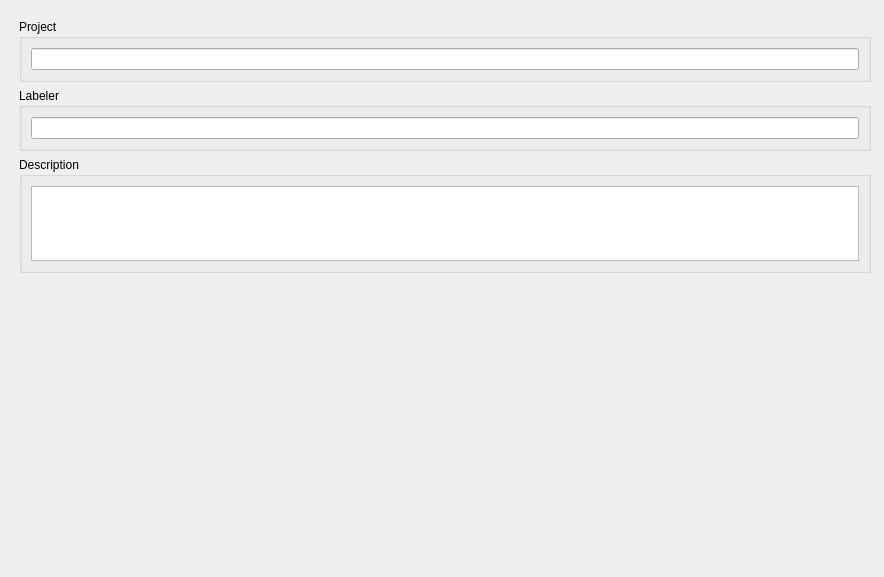
<?xml version="1.0" encoding="UTF-8"?>
<ui version="4.0">
 <class>Form</class>
 <widget class="QWidget" name="Form">
  <property name="geometry">
   <rect>
    <x>0</x>
    <y>0</y>
    <width>884</width>
    <height>577</height>
   </rect>
  </property>
  <property name="windowTitle">
   <string>Form</string>
  </property>
  <widget class="QGroupBox" name="groupBox_2">
   <property name="enabled">
    <bool>true</bool>
   </property>
   <property name="geometry">
    <rect>
     <x>19</x>
     <y>19</y>
     <width>852</width>
     <height>63</height>
    </rect>
   </property>
   <property name="sizePolicy">
    <sizepolicy hsizetype="Expanding" vsizetype="Preferred">
     <horstretch>0</horstretch>
     <verstretch>0</verstretch>
    </sizepolicy>
   </property>
   <property name="title">
    <string>Project</string>
   </property>
   <layout class="QHBoxLayout" name="horizontalLayout_9">
    <item>
     <widget class="QLineEdit" name="projectNameEdit">
      <property name="sizePolicy">
       <sizepolicy hsizetype="Expanding" vsizetype="Preferred">
        <horstretch>0</horstretch>
        <verstretch>0</verstretch>
       </sizepolicy>
      </property>
      <property name="text">
       <string/>
      </property>
     </widget>
    </item>
   </layout>
  </widget>
  <widget class="QGroupBox" name="groupBox">
   <property name="geometry">
    <rect>
     <x>19</x>
     <y>88</y>
     <width>852</width>
     <height>63</height>
    </rect>
   </property>
   <property name="sizePolicy">
    <sizepolicy hsizetype="Preferred" vsizetype="Preferred">
     <horstretch>0</horstretch>
     <verstretch>0</verstretch>
    </sizepolicy>
   </property>
   <property name="minimumSize">
    <size>
     <width>10</width>
     <height>0</height>
    </size>
   </property>
   <property name="maximumSize">
    <size>
     <width>10000</width>
     <height>10000</height>
    </size>
   </property>
   <property name="title">
    <string>Labeler</string>
   </property>
   <layout class="QHBoxLayout" name="horizontalLayout_10">
    <item>
     <widget class="QLineEdit" name="labelerEdit">
      <property name="sizePolicy">
       <sizepolicy hsizetype="Expanding" vsizetype="Preferred">
        <horstretch>0</horstretch>
        <verstretch>0</verstretch>
       </sizepolicy>
      </property>
      <property name="text">
       <string/>
      </property>
     </widget>
    </item>
   </layout>
  </widget>
  <widget class="QGroupBox" name="groupBox_3">
   <property name="geometry">
    <rect>
     <x>19</x>
     <y>157</y>
     <width>852</width>
     <height>116</height>
    </rect>
   </property>
   <property name="sizePolicy">
    <sizepolicy hsizetype="MinimumExpanding" vsizetype="Preferred">
     <horstretch>0</horstretch>
     <verstretch>0</verstretch>
    </sizepolicy>
   </property>
   <property name="title">
    <string>Description</string>
   </property>
   <layout class="QVBoxLayout" name="verticalLayout_4">
    <item>
     <widget class="QTextEdit" name="descriptionEdit">
      <property name="sizePolicy">
       <sizepolicy hsizetype="Expanding" vsizetype="Fixed">
        <horstretch>0</horstretch>
        <verstretch>0</verstretch>
       </sizepolicy>
      </property>
      <property name="maximumSize">
       <size>
        <width>16777215</width>
        <height>80</height>
       </size>
      </property>
      <property name="html">
       <string>&lt;!DOCTYPE HTML PUBLIC &quot;-//W3C//DTD HTML 4.0//EN&quot; &quot;http://www.w3.org/TR/REC-html40/strict.dtd&quot;&gt;
&lt;html&gt;&lt;head&gt;&lt;meta name=&quot;qrichtext&quot; content=&quot;1&quot; /&gt;&lt;style type=&quot;text/css&quot;&gt;
p, li { white-space: pre-wrap; }
&lt;/style&gt;&lt;/head&gt;&lt;body style=&quot; font-family:'Ubuntu'; font-size:11pt; font-weight:400; font-style:normal;&quot;&gt;
&lt;p style=&quot;-qt-paragraph-type:empty; margin-top:0px; margin-bottom:0px; margin-left:0px; margin-right:0px; -qt-block-indent:0; text-indent:0px; font-family:'MS Shell Dlg 2'; font-size:8pt;&quot;&gt;&lt;/p&gt;&lt;/body&gt;&lt;/html&gt;</string>
      </property>
     </widget>
    </item>
   </layout>
  </widget>
 </widget>
 <resources/>
 <connections/>
</ui>
